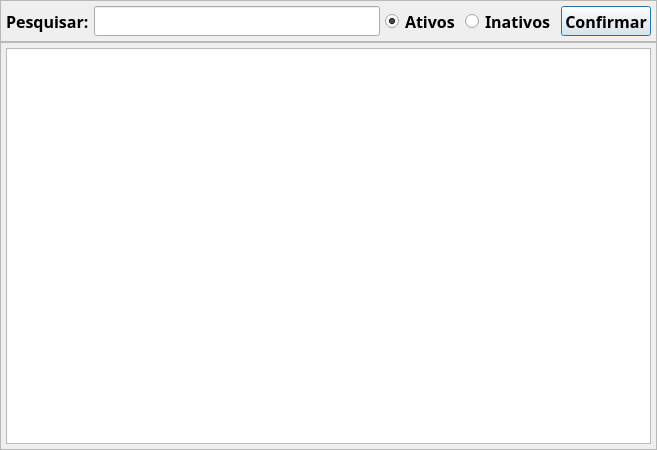
<?xml version="1.0" encoding="UTF-8"?>
<ui version="4.0">
 <class>Pesquisa_Colaborador</class>
 <widget class="QDialog" name="Pesquisa_Colaborador">
  <property name="geometry">
   <rect>
    <x>0</x>
    <y>0</y>
    <width>657</width>
    <height>450</height>
   </rect>
  </property>
  <property name="font">
   <font>
    <family>Segoe UI Semibold</family>
    <pointsize>12</pointsize>
    <bold>true</bold>
   </font>
  </property>
  <property name="windowTitle">
   <string>Pesquisa Colaborador</string>
  </property>
  <layout class="QVBoxLayout" name="verticalLayout">
   <property name="spacing">
    <number>0</number>
   </property>
   <property name="leftMargin">
    <number>0</number>
   </property>
   <property name="topMargin">
    <number>0</number>
   </property>
   <property name="rightMargin">
    <number>0</number>
   </property>
   <property name="bottomMargin">
    <number>0</number>
   </property>
   <item>
    <widget class="QFrame" name="frm_Filtro">
     <property name="frameShape">
      <enum>QFrame::Shape::StyledPanel</enum>
     </property>
     <property name="frameShadow">
      <enum>QFrame::Shadow::Raised</enum>
     </property>
     <layout class="QHBoxLayout" name="horizontalLayout">
      <property name="spacing">
       <number>5</number>
      </property>
      <property name="leftMargin">
       <number>5</number>
      </property>
      <property name="topMargin">
       <number>5</number>
      </property>
      <property name="rightMargin">
       <number>5</number>
      </property>
      <property name="bottomMargin">
       <number>5</number>
      </property>
      <item>
       <widget class="QLabel" name="lb_Pesquisa">
        <property name="minimumSize">
         <size>
          <width>0</width>
          <height>30</height>
         </size>
        </property>
        <property name="maximumSize">
         <size>
          <width>16777215</width>
          <height>30</height>
         </size>
        </property>
        <property name="text">
         <string>Pesquisar:</string>
        </property>
       </widget>
      </item>
      <item>
       <widget class="QLineEdit" name="txt_Pesquisa">
        <property name="minimumSize">
         <size>
          <width>0</width>
          <height>30</height>
         </size>
        </property>
        <property name="maximumSize">
         <size>
          <width>16777215</width>
          <height>30</height>
         </size>
        </property>
       </widget>
      </item>
      <item>
       <widget class="QRadioButton" name="rb_Ativo">
        <property name="minimumSize">
         <size>
          <width>0</width>
          <height>30</height>
         </size>
        </property>
        <property name="maximumSize">
         <size>
          <width>16777215</width>
          <height>30</height>
         </size>
        </property>
        <property name="text">
         <string>Ativos</string>
        </property>
        <property name="checked">
         <bool>true</bool>
        </property>
       </widget>
      </item>
      <item>
       <widget class="QRadioButton" name="rb_Inativo">
        <property name="minimumSize">
         <size>
          <width>0</width>
          <height>30</height>
         </size>
        </property>
        <property name="maximumSize">
         <size>
          <width>16777215</width>
          <height>30</height>
         </size>
        </property>
        <property name="text">
         <string>Inativos</string>
        </property>
       </widget>
      </item>
      <item>
       <widget class="QPushButton" name="bt_Pesquisa">
        <property name="minimumSize">
         <size>
          <width>0</width>
          <height>30</height>
         </size>
        </property>
        <property name="maximumSize">
         <size>
          <width>16777215</width>
          <height>30</height>
         </size>
        </property>
        <property name="text">
         <string>Confirmar</string>
        </property>
       </widget>
      </item>
     </layout>
    </widget>
   </item>
   <item>
    <widget class="QFrame" name="frm_Lista">
     <property name="frameShape">
      <enum>QFrame::Shape::StyledPanel</enum>
     </property>
     <property name="frameShadow">
      <enum>QFrame::Shadow::Raised</enum>
     </property>
     <layout class="QVBoxLayout" name="verticalLayout_2">
      <property name="spacing">
       <number>5</number>
      </property>
      <property name="leftMargin">
       <number>5</number>
      </property>
      <property name="topMargin">
       <number>5</number>
      </property>
      <property name="rightMargin">
       <number>5</number>
      </property>
      <property name="bottomMargin">
       <number>5</number>
      </property>
      <item>
       <widget class="QTableView" name="tb_Colaborador"/>
      </item>
     </layout>
    </widget>
   </item>
  </layout>
 </widget>
 <resources/>
 <connections/>
</ui>
